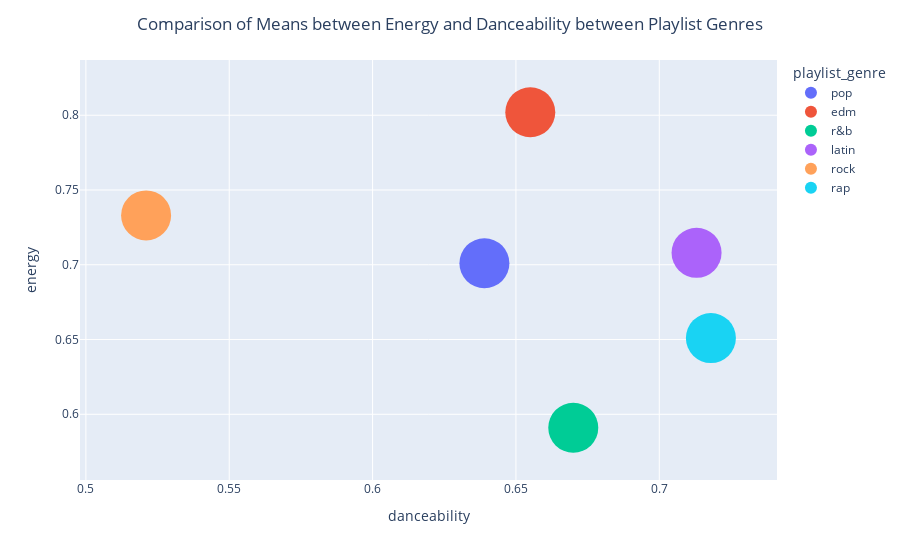

The notebook cell this image was saved under:
### Markdown cell above
After looking at the means above, we see that the

### Code cell
bubble_df = pd.DataFrame([[0.639, 0.701,5507], [0.655, 0.802,6043], [0.67, 0.591,5431], [0.713, 0.708,5155], [0.521, 0.733,4951], [0.718, 0.651,5746]], columns=["danceability", "energy","count"])
bubble_df["playlist_genre"] = ["pop", "edm", "r&b", "latin", "rock", "rap"]

fig = px.scatter(bubble_df, x='danceability', y='energy',
             color="playlist_genre",size='count')
fig.update_layout(title="Comparison of Means between Energy and Danceability between Playlist Genres")
fig.update_layout(title_x=0.5)
fig.update_traces(marker=dict(size=50))
fig.show()

### Figure 1 — Plotly figure (JSON) as saved in the notebook; plotly's stock layout.template omitted (floating-point values rounded to 4 significant figures)
{"data": [{"hovertemplate": "playlist_genre=pop<br>danceability=%{x}<br>energy=%{y}<br>count=%{marker.size}<extra></extra>", "legendgroup": "pop", "marker": {"color": "#636efa", "size": 50, "sizemode": "area", "sizeref": 15.11, "symbol": "circle"}, "mode": "markers", "name": "pop", "orientation": "v", "showlegend": true, "type": "scatter", "x": [0.639], "xaxis": "x", "y": [0.701], "yaxis": "y"}, {"hovertemplate": "playlist_genre=edm<br>danceability=%{x}<br>energy=%{y}<br>count=%{marker.size}<extra></extra>", "legendgroup": "edm", "marker": {"color": "#EF553B", "size": 50, "sizemode": "area", "sizeref": 15.11, "symbol": "circle"}, "mode": "markers", "name": "edm", "orientation": "v", "showlegend": true, "type": "scatter", "x": [0.655], "xaxis": "x", "y": [0.802], "yaxis": "y"}, {"hovertemplate": "playlist_genre=r&b<br>danceability=%{x}<br>energy=%{y}<br>count=%{marker.size}<extra></extra>", "legendgroup": "r&b", "marker": {"color": "#00cc96", "size": 50, "sizemode": "area", "sizeref": 15.11, "symbol": "circle"}, "mode": "markers", "name": "r&b", "orientation": "v", "showlegend": true, "type": "scatter", "x": [0.67], "xaxis": "x", "y": [0.591], "yaxis": "y"}, {"hovertemplate": "playlist_genre=latin<br>danceability=%{x}<br>energy=%{y}<br>count=%{marker.size}<extra></extra>", "legendgroup": "latin", "marker": {"color": "#ab63fa", "size": 50, "sizemode": "area", "sizeref": 15.11, "symbol": "circle"}, "mode": "markers", "name": "latin", "orientation": "v", "showlegend": true, "type": "scatter", "x": [0.713], "xaxis": "x", "y": [0.708], "yaxis": "y"}, {"hovertemplate": "playlist_genre=rock<br>danceability=%{x}<br>energy=%{y}<br>count=%{marker.size}<extra></extra>", "legendgroup": "rock", "marker": {"color": "#FFA15A", "size": 50, "sizemode": "area", "sizeref": 15.11, "symbol": "circle"}, "mode": "markers", "name": "rock", "orientation": "v", "showlegend": true, "type": "scatter", "x": [0.521], "xaxis": "x", "y": [0.733], "yaxis": "y"}, {"hovertemplate": "playlist_genre=rap<br>danceability=%{x}<br>energy=%{y}<br>count=%{marker.size}<extra></extra>", "legendgroup": "rap", "marker": {"color": "#19d3f3", "size": 50, "sizemode": "area", "sizeref": 15.11, "symbol": "circle"}, "mode": "markers", "name": "rap", "orientation": "v", "showlegend": true, "type": "scatter", "x": [0.718], "xaxis": "x", "y": [0.651], "yaxis": "y"}], "layout": {"legend": {"itemsizing": "constant", "title": {"text": "playlist_genre"}, "tracegroupgap": 0}, "margin": {"t": 60}, "title": {"text": "Comparison of Means between Energy and Danceability between Playlist Genres", "x": 0.5}, "xaxis": {"anchor": "y", "domain": [0, 1], "title": {"text": "danceability"}}, "yaxis": {"anchor": "x", "domain": [0, 1], "title": {"text": "energy"}}}}
